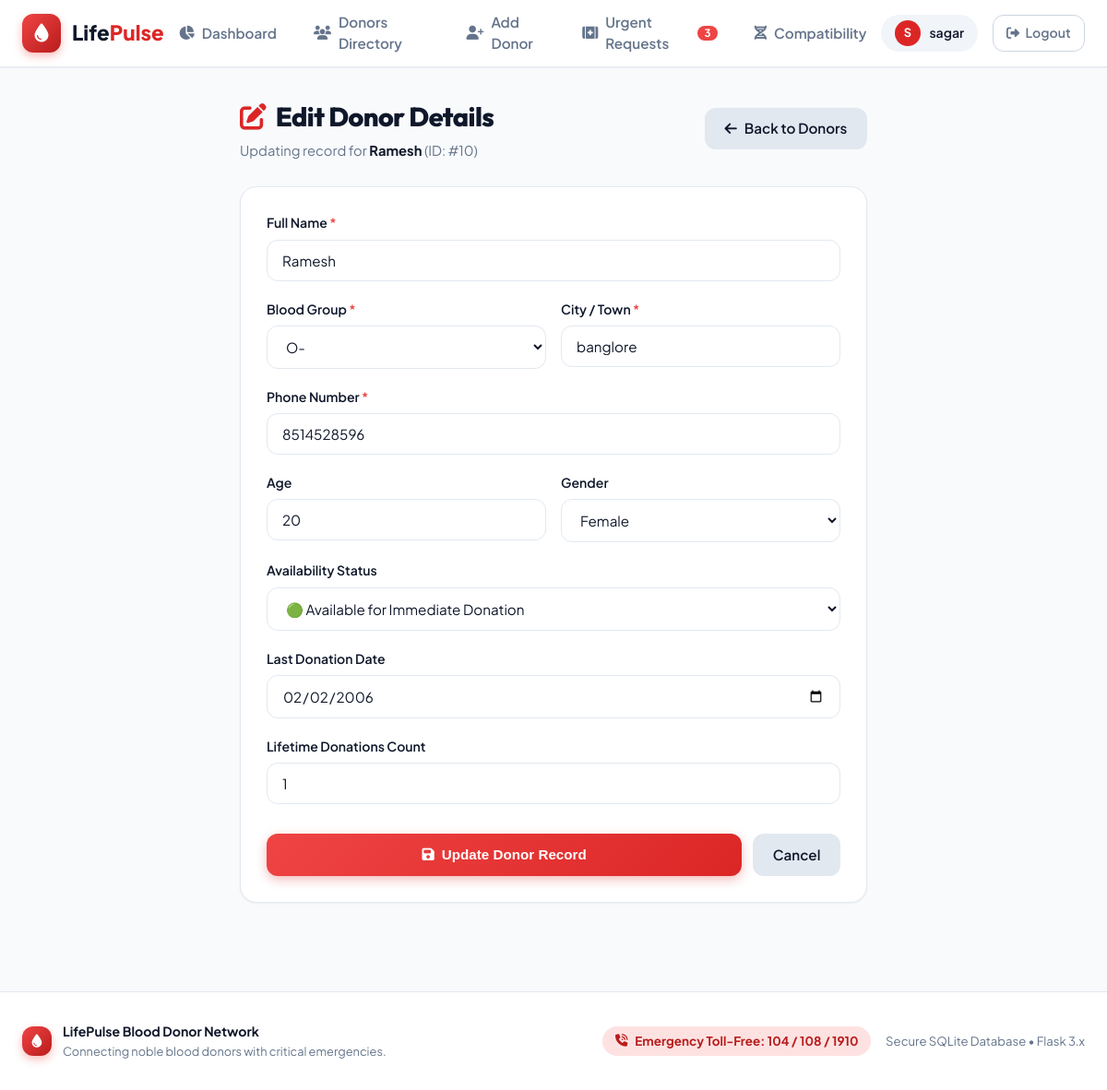
Page /edit/10 (signed in) on the committed database.
### tables this page shows
CREATE TABLE donors(
        id INTEGER PRIMARY KEY,
        name TEXT NOT NULL,
        blood TEXT NOT NULL,
        phone TEXT NOT NULL,
        city TEXT NOT NULL
    , age INTEGER DEFAULT 28, gender TEXT DEFAULT 'Not Specified', status TEXT DEFAULT 'Available', last_donated TEXT DEFAULT '', total_donations INTEGER DEFAULT 1);

### app.py (the view, shortened to what this page needs)
@app.route("/edit/<int:id>", methods=["GET", "POST"])
def edit_donor(id):
    if "user" not in session:
        return redirect("/login")
    conn = get_db()
    c = conn.cursor()
    c.execute("SELECT * FROM donors WHERE id=?", (id,))
    donor = c.fetchone()
    conn.close()
    if not donor:
        flash("Donor not found.", "danger")
        return redirect("/donors")
    return render_template("edit_donor.html", donor=donor)

### app.py (called while the page is built)
def get_db():
    conn = sqlite3.connect(DATABASE)
    conn.row_factory = sqlite3.Row
    return conn

@app.context_processor
def inject_global_data():
    pending_count = 0
    if "user" in session:
        try:
            conn = get_db()
            c = conn.cursor()
            c.execute("SELECT COUNT(*) as cnt FROM blood_requests WHERE status='Pending'")
            row = c.fetchone()
            if row:
                pending_count = row["cnt"]
            conn.close()
        except:
            pass
    return dict(pending_requests_count=pending_count)

### templates/edit_donor.html (shortened to what this page needs)
{% extends "base.html" %}
{% block content %}
<div style="max-width: 680px; margin: 0 auto;">
    <div style="margin-bottom: 1.75rem; display: flex; justify-content: space-between; align-items: center;">
        <div>
            <h1 style="font-size: 1.8rem; font-weight: 800; color: var(--secondary); display: flex; align-items: center; gap: 0.65rem;">
                <i class="fa-solid fa-pen-to-square" style="color: var(--primary);"></i>
                Edit Donor Details
            </h1>
            <p style="color: var(--text-muted); font-size: 0.92rem; margin-top: 0.25rem;">
                Updating record for <strong style="color: var(--secondary);">{{ donor.name }}</strong> (ID: #{{ donor.id }})
            </p>
        </div>
        <a href="/donors" class="btn btn-secondary">
            <i class="fa-solid fa-arrow-left"></i> Back to Donors
        </a>
    </div>
    <div class="card">
        <form action="/edit/{{ donor.id }}" method="POST">
            <div class="form-group">
                <label class="form-label" for="name">Full Name <span style="color: var(--danger);">*</span></label>
                <input type="text" id="name" name="name" class="form-control" value="{{ donor.name }}" required>
            </div>
            <div style="display: grid; grid-template-columns: 1fr 1fr; gap: 1rem;">
                <div class="form-group">
                    <label class="form-label" for="blood">Blood Group <span style="color: var(--danger);">*</span></label>
                    <select id="blood" name="blood" class="form-select" required>
                        {% for b in ["A+", "A-", "B+", "B-", "AB+", "AB-", "O+", "O-"] %}
                            <option value="{{ b }}" {% if donor.blood == b %}selected{% endif %}>{{ b }}</option>
                        {% endfor %}
                    </select>
                </div>
                <div class="form-group">
                    <label class="form-label" for="city">City / Town <span style="color: var(--danger);">*</span></label>
                    <input type="text" id="city" name="city" class="form-control" value="{{ donor.city }}" required>
                </div>
            </div>
            <div class="form-group">
                <label class="form-label" for="phone">Phone Number <span style="color: var(--danger);">*</span></label>
                <input type="tel" id="phone" name="phone" class="form-control" value="{{ donor.phone }}" pattern="[0-9]{10}" required>
            </div>
            <div style="display: grid; grid-template-columns: 1fr 1fr; gap: 1rem;">
                <div class="form-group">
                    <label class="form-label" for="age">Age</label>
                    <input type="number" id="age" name="age" class="form-control" min="18" max="65" value="{{ donor.age if donor.age else 28 }}">
                </div>
                <div class="form-group">
                    <label class="form-label" for="gender">Gender</label>
                    <select id="gender" name="gender" class="form-select">
                        <option value="Female" {% if donor.gender == 'Female' %}selected{% endif %}>Female</option>
                    </select>
                </div>
            </div>
            <div class="form-group">
                <label class="form-label" for="status">Availability Status</label>
                <select id="status" name="status" class="form-select">
                    <option value="Available" {% if donor.status == 'Available' %}selected{% endif %}>🟢 Available for Immediate Donation</option>
                </select>
            </div>
            <div class="form-group">
                <label class="form-label" for="last_donated">Last Donation Date</label>
                <input type="date" id="last_donated" name="last_donated" class="form-control" value="{{ donor.last_donated if donor.last_donated else '' }}">
            </div>
            <div class="form-group">
                <label class="form-label" for="total_donations">Lifetime Donations Count</label>
                <input type="number" id="total_donations" name="total_donations" class="form-control" min="0" value="{{ donor.total_donations if donor.total_donations else 1 }}">
            </div>
            <div style="margin-top: 2rem; display: flex; gap: 0.75rem;">
                <button type="submit" class="btn btn-primary" style="flex: 1;">
                    <i class="fa-solid fa-floppy-disk"></i> Update Donor Record
                </button>
                <a href="/donors" class="btn btn-secondary">Cancel</a>
            </div>
        </form>
    </div>
</div>
{% endblock %}

### static/style.css (style rules this page uses)
:root { --primary: #dc2626; --primary-hover: #b91c1c; --primary-light: #fef2f2; --primary-glow: rgba(220, 38, 38, 0.25); --secondary: #0f172a; --secondary-light: #1e293b; --accent: #e11d48; --accent-soft: #ffe4e6; --success: #10b981; --success-light: #ecfdf5; --warning: #f59e0b; --warning-light: #fffbeb; --danger: #ef4444; --danger-light: #fef2f2; --info: #3b82f6; --info-light: #eff6ff; --bg-main: #f8fafc; --card-bg: #ffffff; --border: #e2e8f0; --text-main: #0f172a; --text-muted: #64748b; --text-subtle: #94a3b8; --radius-sm: 8px; --radius-md: 12px; --radius-lg: 18px; --radius-xl: 24px; --shadow-sm: 0 1px 2px 0 rgba(0, 0, 0, 0.05); --shadow-md: 0 4px 6px -1px rgba(0, 0, 0, 0.08), 0 2px 4px -2px rgba(0, 0, 0, 0.05); --shadow-lg: 0 10px 15px -3px rgba(0, 0, 0, 0.08), 0 4px 6px -4px rgba(0, 0, 0, 0.04); --shadow-xl: 0 20px 25px -5px rgba(0, 0, 0, 0.1), 0 8px 10px -6px rgba(0, 0, 0, 0.05); --shadow-glow: 0 0 25px var(--primary-glow); }
* { margin: 0; padding: 0; box-sizing: border-box; }
body { font-family: 'Plus Jakarta Sans', -apple-system, BlinkMacSystemFont, 'Segoe UI', Roboto, sans-serif; background-color: var(--bg-main); color: var(--text-main); min-height: 100vh; display: flex; flex-direction: column; line-height: 1.5; -webkit-font-smoothing: antialiased; }
h1, h2, h3, h4, .brand-font { font-family: 'Outfit', 'Plus Jakarta Sans', sans-serif; letter-spacing: -0.02em; }
a { color: var(--primary); text-decoration: none; transition: all 0.2s ease; }
.btn { display: inline-flex; align-items: center; justify-content: center; gap: 0.5rem; padding: 0.7rem 1.35rem; border-radius: var(--radius-md); font-size: 0.95rem; font-weight: 600; cursor: pointer; border: none; transition: all 0.2s cubic-bezier(0.4, 0, 0.2, 1); text-decoration: none; }
.btn-primary { background: linear-gradient(135deg, #ef4444, #dc2626); color: white; box-shadow: 0 4px 12px rgba(220, 38, 38, 0.3); }
.btn-secondary { background: #e2e8f0; color: var(--secondary); }
.card { background: var(--card-bg); border: 1px solid var(--border); border-radius: var(--radius-lg); padding: 1.75rem; box-shadow: var(--shadow-sm); margin-bottom: 2rem; }
.form-group { margin-bottom: 1.25rem; }
.form-label { display: block; font-size: 0.88rem; font-weight: 600; color: var(--secondary); margin-bottom: 0.45rem; }
.form-control, .form-select { width: 100%; padding: 0.75rem 1rem; border: 1px solid var(--border); border-radius: var(--radius-md); font-size: 0.95rem; font-family: inherit; color: var(--text-main); background: white; transition: all 0.2s ease; }

### rows in the picture
donors: name "Ramesh", id "10", blood "O-", city "banglore", phone "8514528596", age "20", gender "Female", status "🟢 Available for Immediate Donation", last_donated "02/02/2006", total_donations "1"

### other values in the picture
{{ pending_requests_count }} "3"
{{ session.get('user', 'U')[0]|upper }} "S"
{{ session.get('user') }} "sagar"
